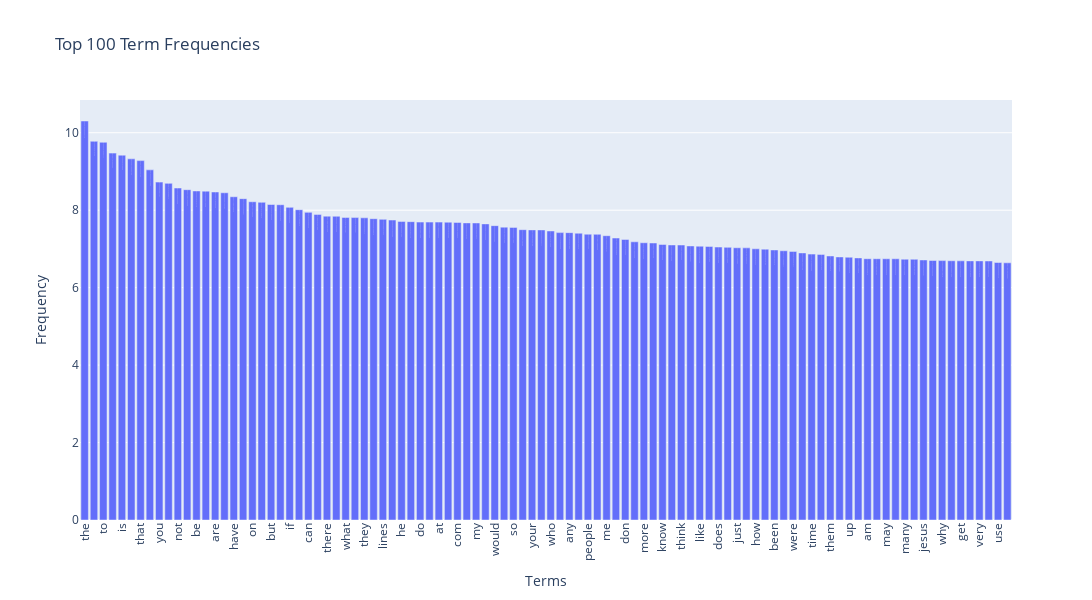

Notebook source saved alongside this figure:
### Markdown cell above
### >>> **Exercise 15 (take home):** 
You can copy the code from the previous exercise and change the 'term_frequencies' variable for the 'term_frequencies_log', comment about the differences that you observe and talk about other possible insights that we can get from a log distribution.

### Code cell
# Answer here
import plotly.express as px

term_frequencies = np.asarray(X_counts.sum(axis=0)).flatten()

# get indices of top N terms, sorted descending
top_terms = 100  
top_idx = np.argsort(term_frequencies)[-top_terms:][::-1]

# build dataframe with selected terms
terms = [count_vect.get_feature_names_out()[i] for i in top_idx]
freqs = [term_frequencies_log[i] for i in top_idx]
df_plot = pd.DataFrame({"term": terms, "frequency": freqs})

fig = px.bar(df_plot, x="term", y="frequency",
             title=f"Top {top_terms} Term Frequencies",
             labels={"term": "Terms", "frequency": "Frequency"},
             text="frequency")

fig.update_layout(xaxis_tickangle=-90, 
                  height=600, 
                  width=5000)

fig.show()

'''
The difference that I observe is that all the bars are closer together in height. 
This is beacause the logarithm compresses the number of occurences to the logarithm of the number.
This means that the differences between the most frequent and least frequent terms are less visible.
With the log we can better observer other words than the most frequent ones as they are not that much lower in height. 
For example the, of and to are words that occur the most and with their occurences the rest of the bars are a bit skewed which
makes it harder to find actual words that we want to look for like specific domain terms.
'''

### Figure 1 — Plotly figure (JSON) as saved in the notebook; plotly's stock layout.template omitted (floating-point values rounded to 4 significant figures)
{"data": [{"hovertemplate": "Terms=%{x}<br>Frequency=%{text}<extra></extra>", "legendgroup": "", "marker": {"color": "#636efa", "pattern": {"shape": ""}}, "name": "", "orientation": "v", "showlegend": false, "text": [10.3, 9.779, 9.754, 9.474, 9.421, 9.326, 9.28, 9.042, 8.725, 8.693, 8.573, 8.53, 8.497, 8.492, 8.47, 8.45, 8.347, 8.298, 8.219, 8.204, 8.147, 8.141, 8.073, 8.013, 7.944, 7.891, 7.846, 7.843, 7.813, 7.81, 7.803, 7.78, 7.763, 7.746, 7.711, 7.703, 7.693, 7.693, 7.692, 7.69, 7.683, 7.672, 7.67, 7.646, 7.601, 7.563, 7.556, 7.497, 7.492, 7.491, 7.463, 7.421, 7.42, 7.405, 7.38, 7.377, 7.341, 7.281, 7.244, 7.184, 7.159, 7.153, 7.115, 7.102, 7.101, 7.077, 7.071, 7.065, 7.048, 7.041, 7.03, 7.027, 7.003, 6.994, 6.974, 6.952, 6.935, 6.897, 6.866, 6.859, 6.818, 6.793, 6.786, 6.768, 6.748, 6.746, 6.745, 6.745, 6.735, 6.733, 6.715, 6.702, 6.698, 6.695, 6.692, 6.691, 6.691, 6.688, 6.649, 6.641], "textposition": "auto", "type": "bar", "x": ["the", "of", "to", "and", "is", "in", "that", "it", "you", "for", "not", "this", "be", "from", "are", "edu", "have", "as", "on", "with", "but", "or", "if", "was", "can", "we", "there", "by", "what", "subject", "they", "an", "lines", "one", "he", "god", "do", "organization", "at", "re", "com", "about", "my", "all", "would", "will", "so", "some", "your", "no", "who", "has", "any", "writes", "people", "which", "me", "article", "don", "his", "more", "other", "know", "when", "think", "their", "like", "university", "does", "out", "just", "only", "how", "also", "been", "than", "were", "then", "time", "because", "them", "posting", "up", "had", "am", "should", "may", "these", "many", "say", "jesus", "see", "why", "us", "get", "good", "very", "believe", "use", "such"], "xaxis": "x", "y": [10.3, 9.779, 9.754, 9.474, 9.421, 9.326, 9.28, 9.042, 8.725, 8.693, 8.573, 8.53, 8.497, 8.492, 8.47, 8.45, 8.347, 8.298, 8.219, 8.204, 8.147, 8.141, 8.073, 8.013, 7.944, 7.891, 7.846, 7.843, 7.813, 7.81, 7.803, 7.78, 7.763, 7.746, 7.711, 7.703, 7.693, 7.693, 7.692, 7.69, 7.683, 7.672, 7.67, 7.646, 7.601, 7.563, 7.556, 7.497, 7.492, 7.491, 7.463, 7.421, 7.42, 7.405, 7.38, 7.377, 7.341, 7.281, 7.244, 7.184, 7.159, 7.153, 7.115, 7.102, 7.101, 7.077, 7.071, 7.065, 7.048, 7.041, 7.03, 7.027, 7.003, 6.994, 6.974, 6.952, 6.935, 6.897, 6.866, 6.859, 6.818, 6.793, 6.786, 6.768, 6.748, 6.746, 6.745, 6.745, 6.735, 6.733, 6.715, 6.702, 6.698, 6.695, 6.692, 6.691, 6.691, 6.688, 6.649, 6.641], "yaxis": "y"}], "layout": {"barmode": "relative", "height": 600, "legend": {"tracegroupgap": 0}, "title": {"text": "Top 100 Term Frequencies"}, "width": 5000, "xaxis": {"anchor": "y", "domain": [0, 1], "tickangle": -90, "title": {"text": "Terms"}}, "yaxis": {"anchor": "x", "domain": [0, 1], "title": {"text": "Frequency"}}}}
